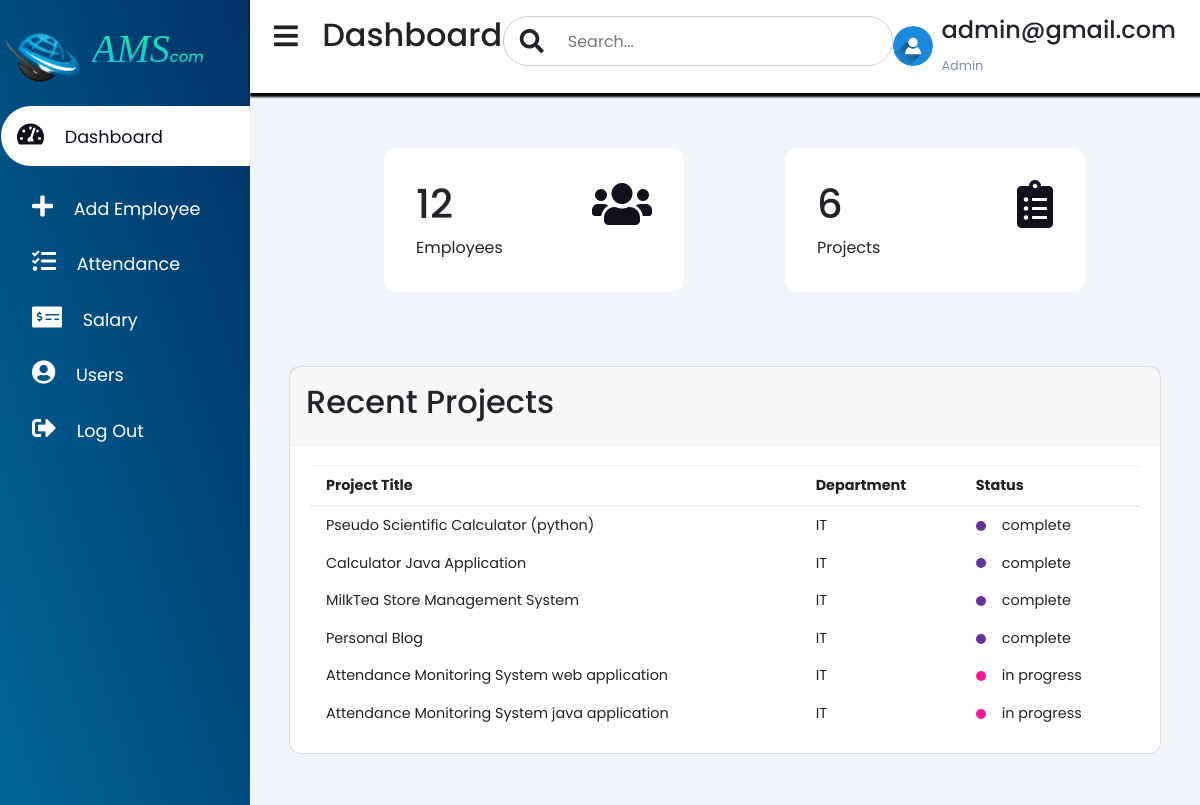
The app's page /admin/home.php (signed in) with its own data.
### tables this page shows
CREATE TABLE `projects` (
  `project_id` int(11) NOT NULL,
  `project_title` varchar(255) NOT NULL,
  `department` varchar(255) NOT NULL,
  `status` varchar(255) NOT NULL,
  `date_stated` datetime NOT NULL DEFAULT current_timestamp(),
  `time_updated` datetime DEFAULT NULL,
  `date_ended` datetime DEFAULT NULL
);

### admin/home.php (the view, shortened to what this page needs)
<!DOCTYPE html>
<?php
include 'auth.php';
?>
<html lang = "eng">
	<head>
		<?php include 'header.php'; ?>
	</head>
	<body>
		<?php include 'nav_bar.php' ?>
			<main>
        <div class="cards" style = "margin-left:100px;">
            <div class="card-single">
                <div>
                    <h1>
                        <?php
                           $count = $conn->query("SELECT COUNT(*) as total FROM employee");
                           $fetch = mysqli_fetch_array($count);
                           echo $fetch['total'];
                        ?>
                    </h1>
                    <span>Employees</span>
                </div>
                <div>
                    <span class="fas fa-users"></span>
                </div>
            </div>
            <div class="card-single">
                <div>
                    <h1>
                        <?php
                           $count = $conn->query("SELECT COUNT(*) as total FROM projects");
                           $fetch = mysqli_fetch_array($count);
                           echo $fetch['total'];
                        ?>
                    </h1>
                    <span>Projects</span>
                </div>
                <div>
                    <span class="fas fa-clipboard-list"></span>
                </div>
            </div>
        </div>
        <div class="container">
            <div class="projects">
                <div class="card">
                    <div class="card-header">
                        <h2>Recent Projects</h2>
                    </div>
                    <div class="card-body">
                        <div class="table-responsive">
                            <table width="100%">
                                <thead>
                                    <tr>
                                        <td>Project Title</td>
                                        <td>Department</td>
                                        <td>Status</td>
                                    </tr>
                                </thead>
                                <tbody>
                                <?php
                                   $get_project=$conn->query("SELECT * FROM `projects`");
                                    while ($row = $get_project->fetch_array()){
                                ?>
                                    <tr>
                                        <td><?php echo $row['project_title']?></td>
                                        <td><?php echo $row['department']?></td>
                                        <td>
                                            <?php if($row['status'] == "complete"){ ?>
                                                <span
                                                 class="status purple">
                                                </span>
                                            <?php echo $row['status'];
                                            } elseif ($row['status'] == "in progress") {?>
                                               <span
                                                 class="status pink">
                                                </span>
                                            <?php echo $row['status']; }
                                            else{?>
                                                <span
                                                 class="status orange">
                                                </span>
                                            <?php echo $row['status'];}?>
                                        </td>
                                    </tr>
                                    <?php }?>
                                </tbody>
                            </table>
                        </div>
                    </div>
                </div>
            </div>
        </div>
    </main>
	</body>
</html>

### assets/css/style.css (style rules this page uses)
:root { --main-color: #11101d; --color-dark: #1D2231; --text-grey: #8390A2; }
* { padding: 0; margin: 0; box-sizing: border-box; list-style: none; text-decoration: none; font-family: 'Poppins' ,sans-serif; }
main { margin-top: 90px; padding: 2rem 1.5rem; background: #f1f5f9; min-height: calc(100vh - 85px); }
.cards { display: grid; grid-template-columns: repeat(2, 1fr); margin-top: 1rem; }
.card-single { display: flex; justify-content: space-between; background: #fff; padding: 2rem; border-radius: 12px; margin: 10px; width:300px; }
.card-single div:last-child span { color: var(--main-color); font-size: 3rem; }
.container { margin-top: 4rem; }
.card { background: #fff; border-radius: 12px; }
.card-header { padding: 1rem; }
.card-header { display: flex; justify-content: space-between; align-items: center; border-bottom: 1px solid #f0f0f0; }
table { border-collapse: collapse; }
thead tr { border-top: 1px solid #f0f0f0; border-bottom:2px solid #f0f0f0; }
thead td { font-weight: 700; }
td { padding: .5rem 1rem ; font-size: .9rem ; color: #222; }
tr td:last-child { display: flex; align-items: center; }
td .status { display: inline-block; height: 10px; width: 10px; border-radius: 50%; margin-right: 1rem; }
.status.purple { background: rebeccapurple; }
.status.pink { background: deeppink; }
.table-responsive { width: 100%; overflow-x: auto; }

### assets/css/login.css (style rules this page uses)
body { background: linear-gradient(to right, #3399ff 0%, #666699 100%); font-family: 'Roboto', sans-serif; }

### records on screen
projects: project_title "Pseudo Scientific Calculator (python)", department "IT", status "complete"
projects: project_title "Calculator Java Application", department "IT", status "complete"
projects: project_title "MilkTea Store Management System", department "IT", status "complete"
projects: project_title "Personal Blog", department "IT", status "complete"
projects: project_title "Attendance Monitoring System web application", department "IT", status "in progress"
projects: project_title "Attendance Monitoring System java application", department "IT", status "in progress"

### other values on screen
$_SESSION['login_id'] "admin@gmail.com"
$fetch['total'] "12"
$fetch['total'] "6"
